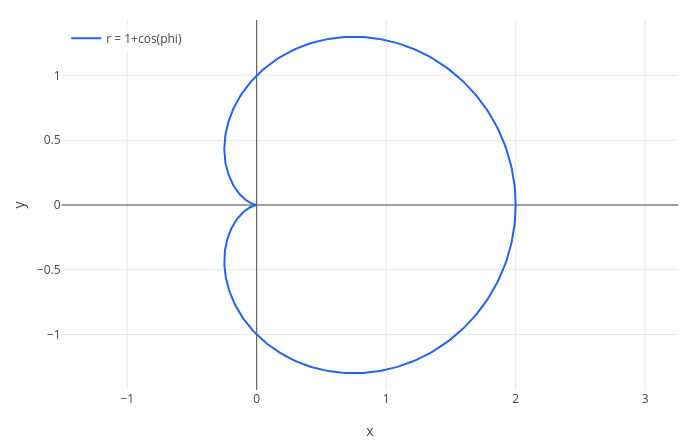

Source (notebook cell):
### Markdown cell above
`polarplot(r, phi, from, to)` draws a curve given by its distance from the origin in each direction, here a cardioid:

### Code cell
polarplot(1 + cos(phi), phi, 0, 2*pi)

### Figure 1 — Plotly figure (JSON) as saved in the notebook; plotly's stock layout.template omitted (floating-point values rounded to 4 significant figures; data arrays with more than 128 entries replaced by an {"elided": "..."} marker saying what was removed)
{"data": [{"line": {"color": "#2563eb", "width": 2}, "mode": "lines", "name": "r = 1+cos(phi)", "type": "scatter", "x": {"elided": "402 float values"}, "y": {"elided": "402 float values"}}], "layout": {"height": 440, "legend": {"bgcolor": "rgba(255,255,255,0.8)", "x": 0.01, "xanchor": "left", "y": 0.99, "yanchor": "top"}, "margin": {"b": 50, "l": 60, "r": 20, "t": 20}, "showlegend": true, "title": {"text": ""}, "width": 700, "xaxis": {"constrain": "domain", "range": [-1.506, 3.257], "title": {"text": "x"}, "zeroline": true}, "yaxis": {"constrain": "domain", "range": [-1.429, 1.429], "scaleanchor": "x", "scaleratio": 1, "title": {"text": "y"}, "zeroline": true}}}
